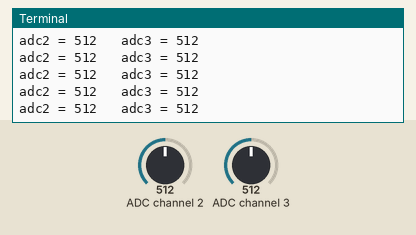
Recording of a program running on a simulated Raspberry Pi (BCM pin numbers). Shown: the last lines printed to the terminal. The inputs (shaded band) are chosen by the test bench; at power-on: ADC channel 2 = 512, ADC channel 3 = 512 (analog values on the 0–1023 scale).

Above: at 1.2 s.
1.3 s: ADC channel 2 set to 716
At 2.1 s:
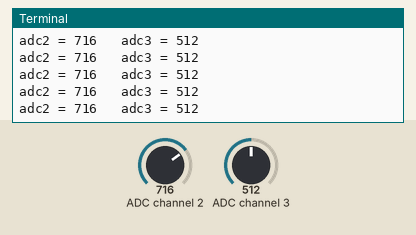
2.8 s: ADC channel 3 set to 716
At 3.5 s:
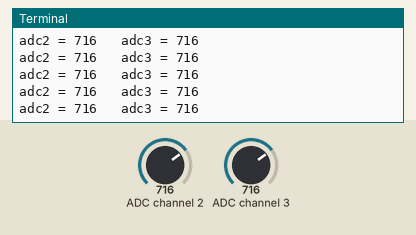
4.3 s: ADC channel 2 set to 900
At 5.4 s:
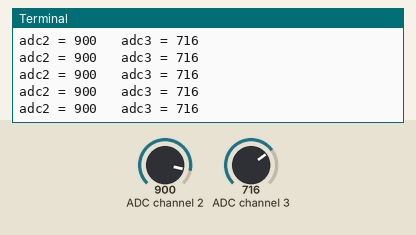
5.8 s: ADC channel 3 set to 900
At 6.4 s:
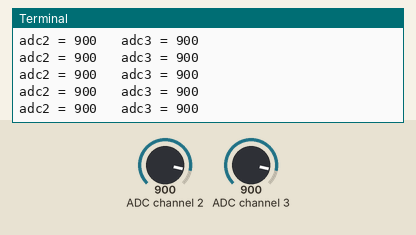
Timing chart, 0 to 8.3 s (numbered marks = the images above; inputs shaded):
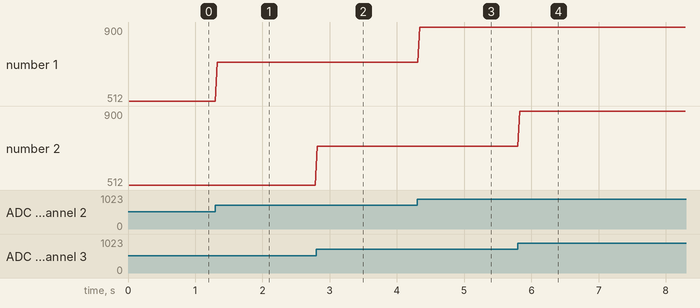

Measured:
- after the input at 1.3 s, the terminal: prints a new line at once (image 1)
- after the input at 2.8 s, the terminal: prints a new line at once (image 2)
- after the input at 4.3 s, the terminal: prints a new line at once (image 3)
- after the input at 5.8 s, the terminal: prints a new line at once (image 4)
- plotted number 1: 512 → 716 after the input at 1.3 s, 716 → 900 after the input at 4.3 s

The program:

Joystick_05_Spi_Adc_03.py
```python
#-------------------------------------------------
import time
import spidev

#-------------------------------------------------
spi = spidev.SpiDev()
spi.open(0,0)
spi.max_speed_hz = 1000000

#-------------------------------------------------
def analog_read(channel):
    data = spi.xfer2([1, (0x08 + channel) << 4, 0])
    adc_out = ((data[1] & 0x03) << 8) + data[2]
    time.sleep(0.01)

    return adc_out

#-------------------------------------------------

print("\nRaspberryPi SPI-Adc Test 03\n")

while True:
    adc2 = analog_read(2)
    adc3 = analog_read(3)

    print("adc2 = %d   adc3 = %d" %(adc2, adc3))
    time.sleep(0.01)
```
